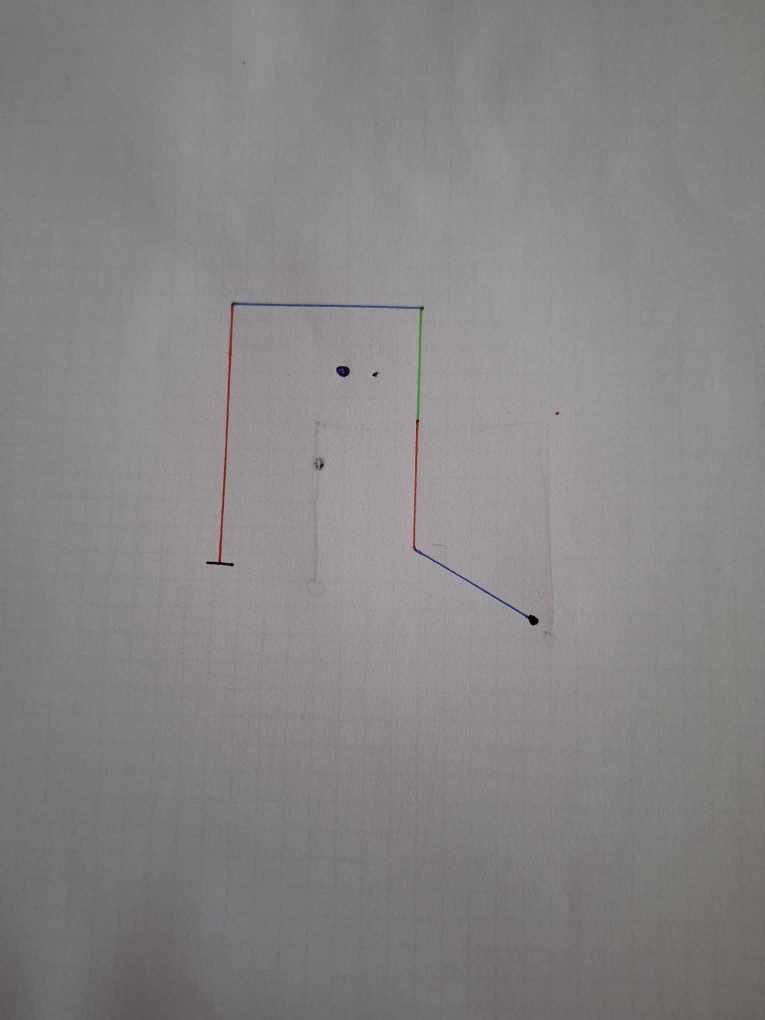
#> input picture src/vision/trasa5.jpg, 1530 x 2040 px (shown at 1/2 size)
$ python traj.py
#> lines starting #> are read from the running program, lines starting #| are printed output that depends on the picture; after the words box and inside, x2 and y2 are one past the last pixel; in counts of white or black regions, pixels touching at a corner belong together
import cv2
import numpy as np


def resize_frame(image):
    scale = 70
    dim = (int(image.shape[1] * scale / 100),
            int(image.shape[0] * scale / 100))
    resized_image = cv2.resize(image, dim, interpolation=cv2.INTER_AREA)

    return resized_image

image = cv2.imread('trasa5.jpg')
#> image is the input picture: shape (2040, 1530, 3); mean B, G, R 132.7, 132.6, 134.1
image = resize_frame(image)
hsv = cv2.cvtColor(image, cv2.COLOR_BGR2HSV)
#> hsv: shape (1428, 1071, 3); mean H, S, V 57.2, 3.6, 134.2


lower_red = np.array([0, 50, 50])
upper_red = np.array([10, 255, 255])

lower_blue = np.array([100, 50, 50])
upper_blue = np.array([130, 255, 255])

lower_green = np.array([40, 40, 40])
upper_green = np.array([80, 255, 255])


mask_red = cv2.inRange(hsv, lower_red, upper_red)
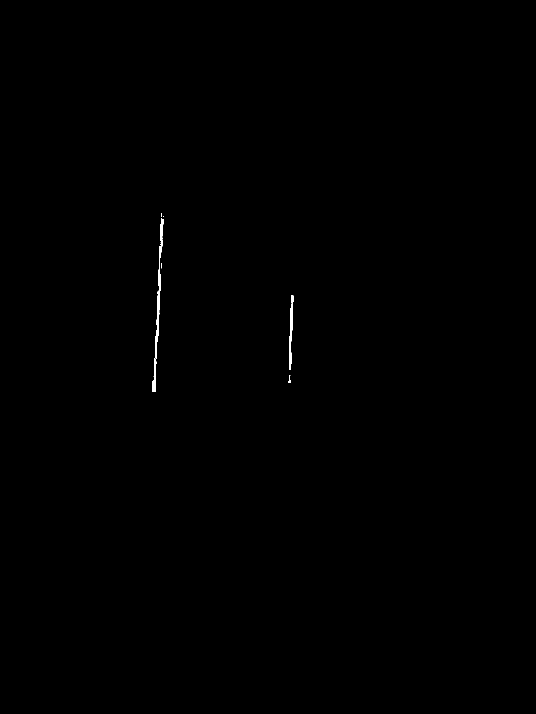
#> mask_red: shape (1428, 1071) (shown at 1/2 size); 0.13% white; 8 white regions (5 under 20 px), largest, box (x1, y1, x2, y2) and area: (305, 437, 327, 784) 1316, (578, 590, 587, 740) 599, (576, 750, 582, 766) 43
mask_blue = cv2.inRange(hsv, lower_blue, upper_blue)
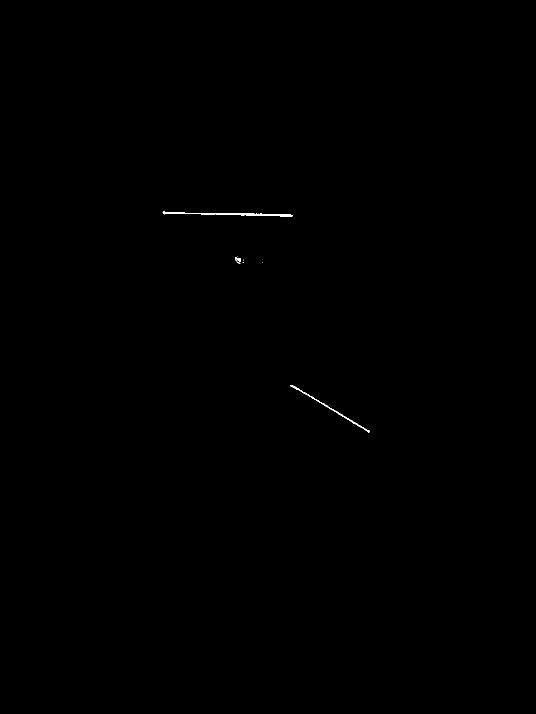
#> mask_blue: shape (1428, 1071) (shown at 1/2 size); 0.09% white; 8 white regions (5 under 20 px), largest, box (x1, y1, x2, y2) and area: (325, 423, 585, 433) 821, (580, 770, 739, 865) 468, (470, 514, 482, 528) 73
mask_green = cv2.inRange(hsv, lower_green, upper_green)
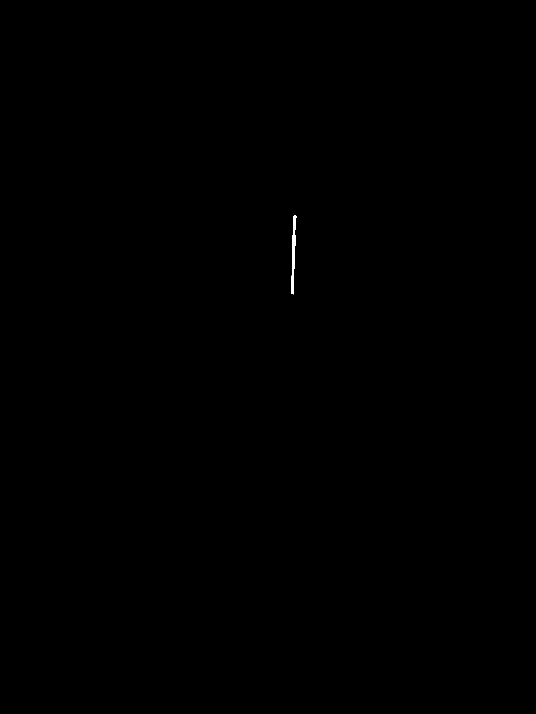
#> mask_green: shape (1428, 1071) (shown at 1/2 size); 0.05% white; 1 white region


contours_red, _ = cv2.findContours(mask_red, cv2.RETR_EXTERNAL, cv2.CHAIN_APPROX_SIMPLE)
#> contours_red = 8 contours, 5 with area under 20; largest, box (x1, y1, x2, y2) and area: (305, 437, 327, 784) 932, (578, 590, 587, 740) 466, (576, 750, 582, 766) 24
contours_blue, _ = cv2.findContours(mask_blue, cv2.RETR_EXTERNAL, cv2.CHAIN_APPROX_SIMPLE)
#> contours_blue = 8 contours, 5 with area under 20; largest, box (x1, y1, x2, y2) and area: (325, 423, 585, 433) 560, (580, 770, 739, 865) 304, (470, 514, 482, 528) 51
contours_green, _ = cv2.findContours(mask_green, cv2.RETR_EXTERNAL, cv2.CHAIN_APPROX_SIMPLE)
#> contours_green = 1 contour; box (x1, y1, x2, y2) and area: (582, 430, 593, 589) 628

# Extract and print the coordinates of the lines
for contour in contours_red:
    if cv2.contourArea(contour) > 40:  # Filter out small noise
        x, y, w, h = cv2.boundingRect(contour)
        cv2.circle(image, (x,y), 2, (0,0,255), -1)
        cv2.circle(image, (x+w,y+ h), 2, (0,0,255), -1)
        print("Red Line: x={}, y={}, w={}, h={}".format(x, y, w, h))
#> this loop made 8 passes
#> (x, y, w, h) on passes 4, 6: (578, 590, 9, 150), (305, 437, 22, 347)
#> contour on passes 1, 3, 5, 7: [[581, 750]], [[318, 623]], [[322, 526], [322, 536]], [[327, 432], [327, 433]]
#| Red Line: x=578, y=590, w=9, h=150
#| Red Line: x=305, y=437, w=22, h=347
#> image: shape (1428, 1071, 3)

for contour in contours_blue:
    if cv2.contourArea(contour) > 40:  # Filter out small noise
        x, y, w, h = cv2.boundingRect(contour)
        cv2.circle(image, (x,y), 2, (255,0,0), -1)
        cv2.circle(image, (x+w,y+ h), 2, (255,0,0), -1)
        print("Blue Line: x={}, y={}, w={}, h={}".format(x, y, w, h))
#> this loop made 8 passes
#> (x, y, w, h) on passes 1, 6, 8: (580, 770, 159, 95), (470, 514, 12, 14), (325, 423, 260, 10)
#> contour on passes 2, 3, 4, 5, 7: [[525, 525]], [[487, 524], [486, 525], [485, 525], [487, 525]], [[486, 521]], [[487, 519]], [[474, 513]]
#| Blue Line: x=580, y=770, w=159, h=95
#| Blue Line: x=470, y=514, w=12, h=14
#| Blue Line: x=325, y=423, w=260, h=10
#> image: shape (1428, 1071, 3); mean B, G, R 132.7, 132.5, 134.1

for contour in contours_green:
    if cv2.contourArea(contour) > 40:  # Filter out small noise
        x, y, w, h = cv2.boundingRect(contour)
        cv2.circle(image, (x,y), 2, (0, 255, 0), -1)
        cv2.circle(image, (x+w,y+ h), 2, (0, 255, 0), -1)
        print("Green Line: x={}, y={}, w={}, h={}".format(x, y, w, h))
#> this loop made 1 pass
#> (x, y, w, h) on pass 1: (582, 430, 11, 159)
#| Green Line: x=582, y=430, w=11, h=159
#> image: shape (1428, 1071, 3); mean B, G, R 132.7, 132.6, 134.1

cv2.imshow("Image", image)
cv2.waitKey(0)
cv2.destroyAllWindows()

$ run again, with src/vision/trasa2.jpg copied over src/vision/trasa5.jpg
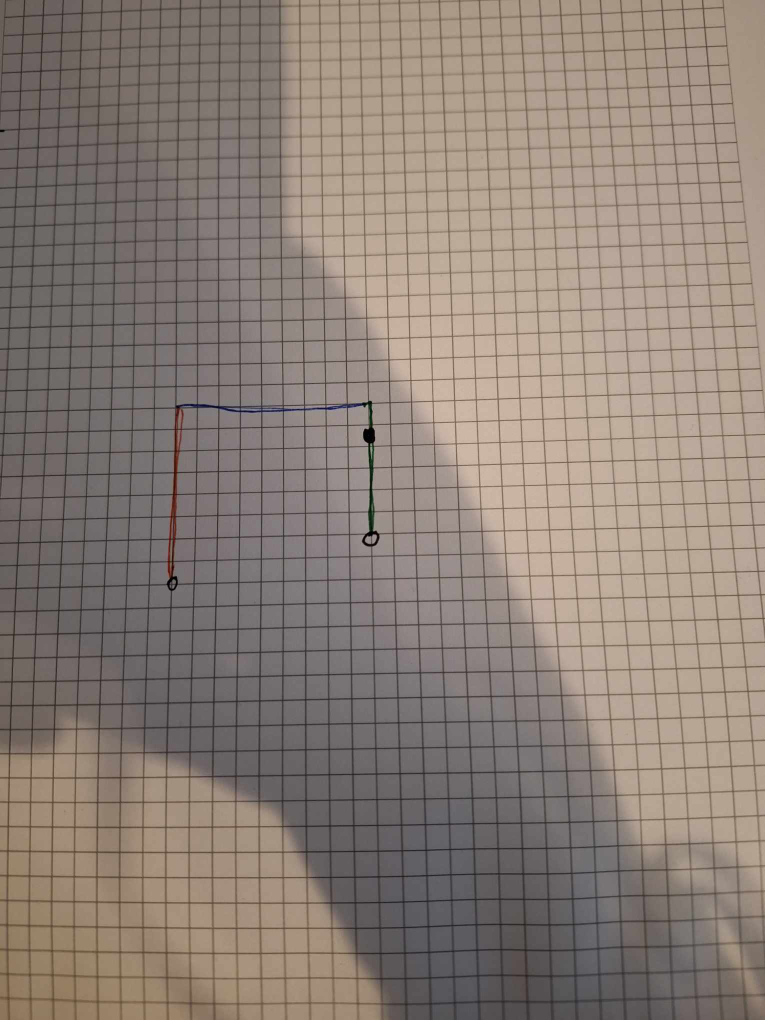
#> input picture src/vision/trasa2.jpg, 1530 x 2040 px (shown at 1/2 size)
#> image is the input picture: shape (2040, 1530, 3); mean B, G, R 119, 128, 140.4
#> hsv: shape (1428, 1071, 3); mean H, S, V 42.3, 37.2, 140.6
#> `mask_red = cv2.inRange(hsv, lower_red, upper_red)`:
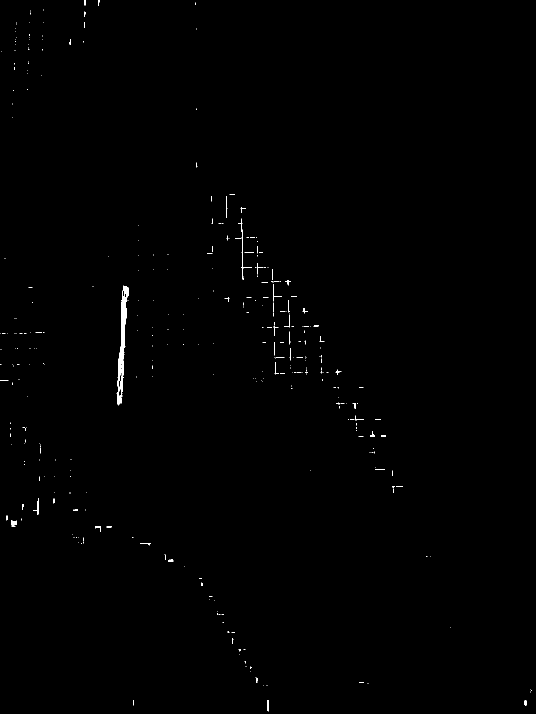
#> mask_red: shape (1428, 1071) (shown at 1/2 size); 0.3% white; 363 white regions (322 under 20 px), largest, box (x1, y1, x2, y2) and area: (234, 571, 258, 811) 1908, (470, 437, 504, 560) 175, (22, 1041, 34, 1053) 105
#> mask_blue: shape (1428, 1071); 0.06% white; 4 white regions (2 under 20 px), largest, box (x1, y1, x2, y2) and area: (304, 564, 508, 578) 718, (254, 565, 300, 571) 169
#> mask_green: shape (1428, 1071); 0.03% white; 12 white regions (9 under 20 px)
#> contours_red = 363 contours, 356 with area under 20; largest, box (x1, y1, x2, y2) and area: (234, 571, 258, 811) 1904, (22, 1041, 34, 1053) 82, (67, 997, 78, 1030) 43, (534, 1400, 538, 1423) 42, (1048, 1400, 1053, 1411) 30, (190, 1052, 202, 1064) 24, (470, 437, 504, 560) 20
#> contours_blue = 4 contours, 2 with area under 20; largest, box (x1, y1, x2, y2) and area: (304, 564, 508, 578) 522, (254, 565, 300, 571) 114
#> contours_green = 12 contours, 10 with area under 20; largest, box (x1, y1, x2, y2) and area: (515, 690, 525, 743) 120, (515, 620, 524, 673) 98
#> the loop `for contour in contours_red:` made 363 passes
#> (x, y, w, h) on passes 2, 59, 66, 267: (534, 1400, 4, 23), (22, 1041, 12, 12), (67, 997, 11, 33), (234, 571, 24, 240)
#> (printed output is left out)
#> the loop `for contour in contours_blue:` made 4 passes
#> (x, y, w, h) on passes 3 to 4: (254, 565, 46, 6), (304, 564, 204, 14)
#> (printed output is left out)
#> the loop `for contour in contours_green:` made 12 passes
#> (x, y, w, h) on passes 2, 6: (515, 690, 10, 53), (515, 620, 9, 53)
#> (printed output is left out)
